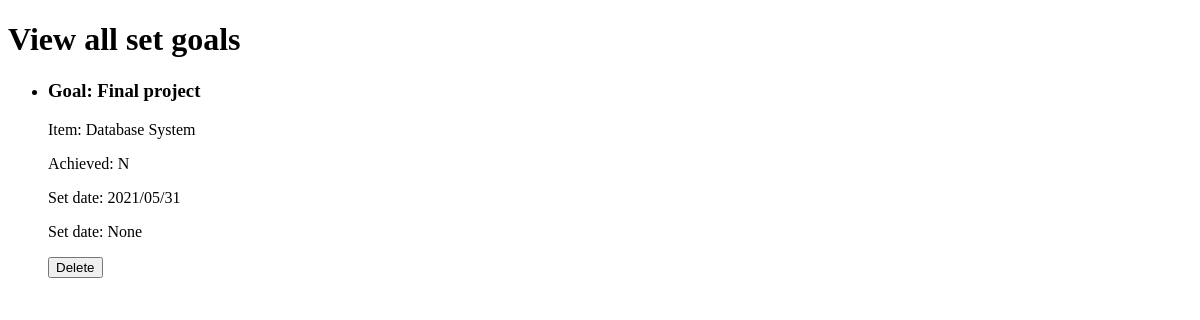
Page /goals/listAll on the earlier database version.
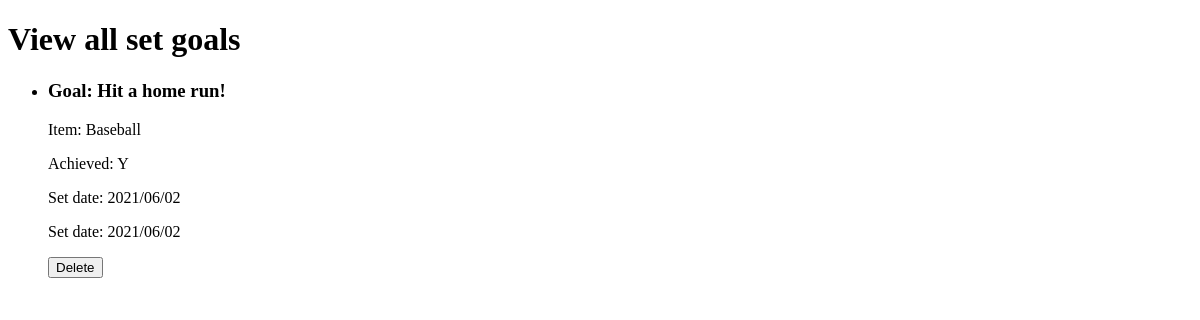
Same page on the later database version.
### MainApp/models.py (models this page shows, shortened)
class Goals(db.Model):
    __tablename__ = 'Goals'
    GoalNumber = db.Column(db.CHAR(6), primary_key=True)
    ItemNumber = db.Column(db.CHAR(6), db.ForeignKey('Items.ItemNumber', ondelete='CASCADE'), nullable=False)
    Goal = db.Column(db.VARCHAR(100), nullable=False)
    Achieved = db.Column(db.CHAR(1), nullable=False)
    SetDate = db.Column(db.CHAR(10))
    AchieveDate = db.Column(db.CHAR(10))
    '''
    __table_args__ = (
        db.ForeignKeyConstraint(['ItemNumber'], ['Items.ItemNumber']),
    )
    '''
    goal_referenced_by_record = db.relationship('Records', lazy=True, foreign_keys='Records.GoalNumber')

class Items(db.Model):
    __tablename__ = 'Items'
    Category = db.Column(db.VARCHAR(20), nullable=False)
    ItemNumber = db.Column(db.CHAR(6), primary_key=True)
    Name = db.Column(db.VARCHAR(50), nullable=False)
    item_referenced_by_record = db.relationship('Records', lazy=True, cascade='delete')
    item_referenced_by_goal = db.relationship('Goals', lazy=True, cascade='delete')

### main.py (the view)
@app.route('/goals/listAll')
def goals_listAll():
    return goals_views.listGoals()

### MainApp/Goals/views.py (called while the page is built)
def listGoals():
    numberOfGoals = db.session.execute('SELECT COUNT(*) AS Number '+
                                       'FROM Goals').fetchall()[0].Number
    if numberOfGoals > 0:
        allGoals = db.session.execute('SELECT Items.Name, Goals.Goal, Goals.GoalNumber, Goals.Achieved, Goals.SetDate, Goals.AchieveDate '+
                                      'FROM Goals, Items '+
                                      'WHERE Goals.ItemNumber = Items.ItemNumber')
        return render_template('goals/goal_listAll.html', goals=allGoals)
    else:
        return '<h2>There isn\'t any set goal</h2>'

### MainApp/templates/goals/goal_listAll.html (shortened to what this page needs)
<!doctype html>
<html>
    <body>
        <div class="goalContainer">
            <h1 class="goalContainer">View all set goals</h1>
            <ul class="setGoals">
                <li class="setGoals">
                {% for g in goals %}
                    <h3 class="goal" id="goal">Goal: {{g.Goal}}</h3>
                    <p class="goal" id="item">Item: {{g.Name}}</p>
                    <p class="goal" id="achieved">Achieved: {{g.Achieved}}</p>
                    <p class="goal" id="setDate">Set date: {{g.SetDate}}</p>
                    <p class="goal" id="achieveDate">Set date: {{g.AchieveDate}}</p>
                    <button type="deleteRequest" onclick="deleteWarn('{{g.GoalNumber}}')">Delete</button>
                {% endfor %}
                </li>
            </ul>
        </div>
    </body>
</html>

Differences in the rows shown:
removed Goals: Goal "Final project", Name "Database System", Achieved "N", SetDate "2021/05/31", AchieveDate "None"
added Goals: Goal "Hit a home run!", Name "Baseball", Achieved "Y", SetDate "2021/06/02", AchieveDate "2021/06/02"
